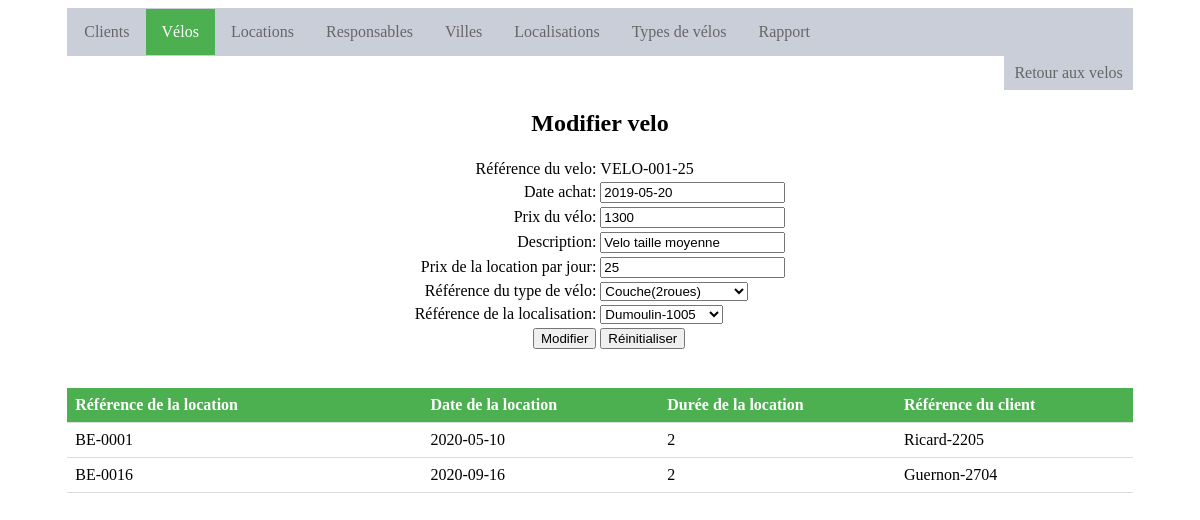
Screenshot of /update_velo.php?id_velo=VELO-001-25 with the database file from the repository.
### tables this page shows
CREATE TABLE IF NOT EXISTS `Velo` (
  `id_velo` varchar(50) NOT NULL,
  `date_achat` date NOT NULL,
  `prix_velo` varchar(20) NOT NULL,
  `description` varchar(250) NOT NULL,
  `prix_location` varchar(20) NOT NULL,
  `id_type_velo` varchar(50) NOT NULL,
  `id_localisation` varchar(20) NOT NULL
);

CREATE TABLE IF NOT EXISTS `Location` (
  `id_location` varchar(20) NOT NULL,
  `date_location` date NOT NULL,
  `duree_location` varchar(3) NOT NULL,
  `prix_location` varchar(3) NOT NULL,
  `id_client` varchar(20) NOT NULL,
  `id_velo` varchar(20) NOT NULL,
  `id_responsable` varchar(20) NOT NULL
);

### update_velo.php (the view, shortened to what this page needs)
<!DOCTYPE html>
<html>
<link rel="stylesheet" type="text/css" href="./style.css">
<head>
</head>
<body>
<div class="contenant">
	<div class="menu">
		<ul class="menu">
			<li class="menu"><a href="index.php">Clients</a></li>
			<li class="menu"><a class="active" href="velo.php">V&eacute;los</a></li>
			<li class="menu"><a href="location.php">Locations</a></li>
			<li class="menu"><a href="responsable.php">Responsables</a></li>
			<li class="menu"><a href="ville.php">Villes</a></li>
			<li class="menu"><a href="localisation.php">Localisations</a></li>
			<li class="menu"><a href="type_velo.php">Types de v&eacute;los</a></li>
			<li class="menu"><a href="rapport.php">Rapport</a></li>
		</ul>
		<ul class="menu_s">
			<li class="menu_s"><a href="velo.php">Retour aux velos</a></li>
		</ul>
	</div>
	<div>
	<h2 align="center"> Modifier velo</h2>
	<?php
	if (isset($_GET['id_velo'])){
		$db_user = "s160180";
		$db= "mschyns_s160180";
		$db_pass = "mrhxz46474";
		$con= mysqli_connect("php2.hec.ulg.ac.be",$db_user,$db_pass,$db);
		$id_velo = $_GET["id_velo"];
		$requete = "SELECT * FROM Velo WHERE id_velo = '" . $id_velo . "'";
		$result = mysqli_query($con, $requete);
		$nbLigne = mysqli_num_rows($result);
		if($nbLigne == 0){
			die("<center class=\"alert\">Ce velo '.$id_velo.' est inexistant.</center>");
		}else{
			$row = mysqli_fetch_array($result);
			$date_achat=$row['date_achat'];
			$prix_velo=$row['prix_velo'];
			$description=$row['description'];
			$prix_location=$row['prix_location'];
			$id_type_velo=$row['id_type_velo'];
			$id_localisation=$row['id_localisation'];
		}
		echo "<form name=\"velo_update\" action=\"update_velo.php?id_velo=$id_velo\" method=\"post\">";
		echo "<table align=\"center\">";
		echo "<tr><td align=right>R&eacute;f&eacute;rence du velo: </td><td>".$id_velo."<input type=\"hidden\" name=\"id_velo\" value=\"".$id_velo."\"></td></tr>";
		echo "<tr><td align=right>Date achat: </td><td><input type=\"text\" name=\"date_achat\" value=\"".$date_achat."\"></td></tr>";
		echo "<tr><td align=right>Prix du v&eacute;lo: </td><td><input type=\"text\" name=\"prix_velo\" value=\"".$prix_velo."\"></td></tr>";
		echo "<tr><td align=right>Description: </td><td><input type=\"text\" name=\"description\" value=\"".$description."\"></td></tr>";
		echo "<tr><td align=right>Prix de la location par jour: </td><td><input type=\"text\" name=\"prix_location\" value=\"".$prix_location."\"></td></tr>";
		echo "<tr><td align=right>R&eacute;f&eacute;rence du type de v&eacute;lo: </td><td><select name=\"id_type_velo\" value=\"".$id_type_velo."\">";
			$result_option = mysqli_query($con, "SELECT id_type_velo FROM Type_velo");
			while($row = mysqli_fetch_array($result_option)){
				if ($row['id_type_velo'] == $id_type_velo){
					echo "<option value=\"".$row['id_type_velo']."\" selected>".$row['id_type_velo']."</option>";
				}else{
					echo "<option value=\"".$row['id_type_velo']."\">".$row['id_type_velo']."</option>";
				}
			}
		echo "</select>";
		echo "<tr><td align=right>R&eacute;f&eacute;rence de la localisation: </td><td><select name=\"id_localisation\" value=\"".$id_localisation."\">";
			$result_option = mysqli_query($con, "SELECT id_localisation FROM Localisation");
			while($row = mysqli_fetch_array($result_option)){
				if ($row['id_localisation'] == $id_localisation){
					echo "<option value=\"".$row['id_localisation']."\" selected>".$row['id_localisation']."</option>";
				}else{
					echo "<option value=\"".$row['id_localisation']."\">".$row['id_localisation']."</option>";
				}
			}
		echo "</select>";
		echo "</td></tr>";
		echo "<tr><td align=right><input type=\"submit\" name=\"save_btn\" value=\"Modifier\"></td><td><input type=\"reset\" name=\"res_btn\" value=\"R&eacute;initialiser\"></td></tr>";
		echo "</table>";
		echo "</form>";
		echo "<br>";
		echo "<br>";
		$result_velo = mysqli_query($con, "SELECT * FROM Location WHERE id_velo = '" . $id_velo . "'");
		echo "<table class=\"list\" align=\"center\">";
		echo "<th>R&eacute;f&eacute;rence de la location</th><th>Date de la location</th><th>Dur&eacute;e de la location</th><th>R&eacute;f&eacute;rence du client</th>";
		while($row_velo= mysqli_fetch_array($result_velo)){
			echo "<tr class=\"list\">";
			echo "<td class=\"list\" width=\"15%\">".$row_velo['id_location']."</a> </td>";
			echo "<td class=\"list\" width=\"10%\">".$row_velo['date_location']."</td>";
			echo "<td class=\"list\" width=\"10%\">".$row_velo['duree_location']."</td>";
			echo "<td class=\"list\" width=\"10%\">".$row_velo['id_client']."</td>";
			echo "</tr>";
		}
		echo "</table>";
	}else{
		header('Location: velo.php');
		exit();
	}
	?>
	</div>
	</div>
</body>
</html>

### style.css (style rules this page uses)
.contenant { display:block; margin-left: auto; margin-right: auto; width:90%; }
ul.menu { list-style-type: none; margin: 0; padding: 0; overflow: hidden; border: 1px solid #caced9; background-color: #caced9; }
li.menu { float: left; }
li.menu a { display: block; color: #666; text-align: center; padding: 14px 16px; text-decoration: none; }
li.menu a.active { color: white; background-color: #4CAF50; }
ul.menu_s { list-style-type: none; margin: 0; padding: 0; overflow: hidden; background-color: white; }
li.menu_s { float: right; }
li.menu_s a { display: block; color: #666; text-align: center; padding: 8px 10px; text-decoration: none; background-color: #caced9; }
table.list { border-collapse: collapse; margin: 0 auto; width: 100%; }
th { padding: 8px; text-align: left; border-bottom: 1px solid #ddd; background-color: #4CAF50; color:white; }
td.list { padding: 8px; text-align: left; border-bottom: 1px solid #ddd; }
a:link { color: blue; }

### rows the page displays
velo: date_achat "2019-05-20", prix_velo "1300", description "Velo taille moyenne", prix_location "25"
location: id_location "BE-0001", date_location "2020-05-10", duree_location "2", id_client "Ricard-2205"
location: id_location "BE-0016", date_location "2020-09-16", duree_location "2", id_client "Guernon-2704"

### other values shown
$id_velo "VELO-001-25"
form field id_type_velo "Couche(2roues)"
form field id_localisation "Dumoulin-1005"
